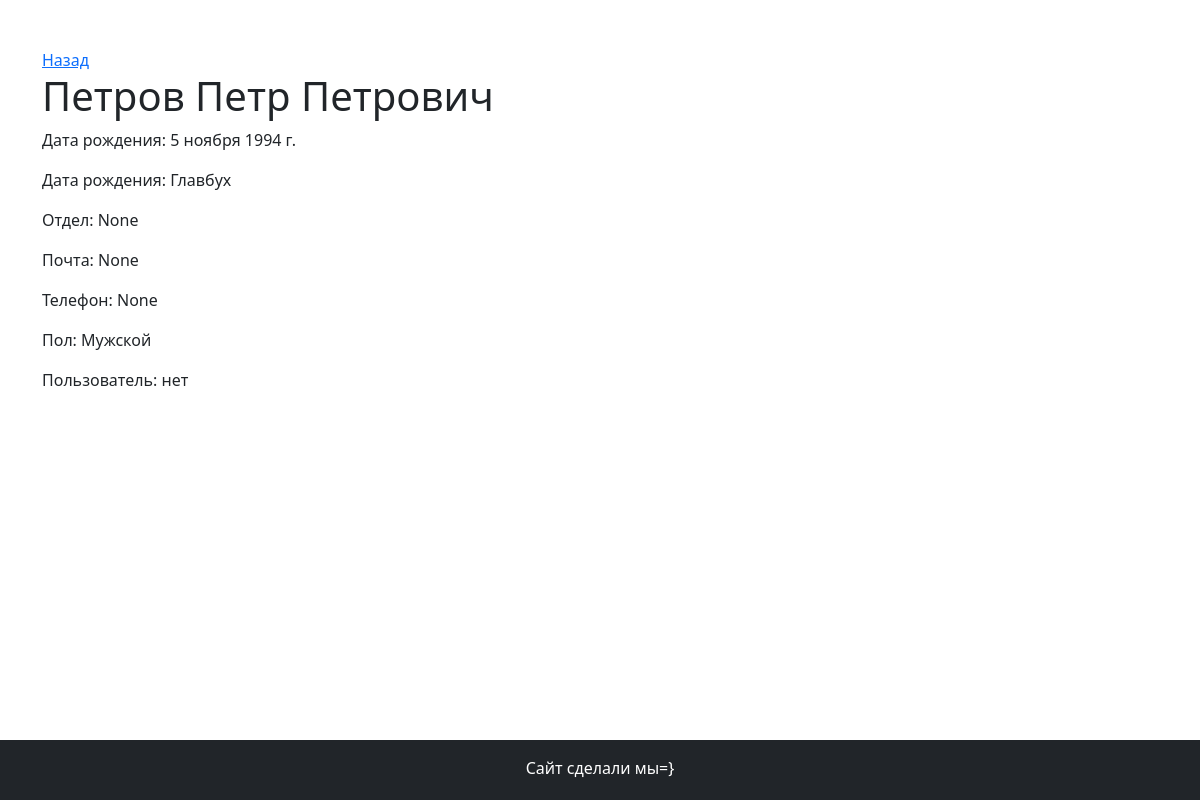
Page /2/ on the committed database.
### crm/models.py (models this page shows, shortened)
class Sotrudnic(models.Model):
    fio = models.CharField('ФИО', max_length=255, null=False, blank=False, db_index=True)
    data_rozdenia = models.DateField('Дата рождения', null=False, blank=False, db_index=True)
    dolznost = models.CharField('Должность', max_length=255, null=False, blank=False, db_index=True)
    otdel = models.ForeignKey(Otdel, verbose_name='Отдел', on_delete=models.SET_NULL, null=True, blank=True, db_index=True)
    email = models.EmailField('Почта', max_length=255, null=True,blank=True, db_index=True)
    telephone = models.CharField('Телефон', max_length=255, null=True,blank=True, db_index=True)
    pol = models.IntegerField('Пол',default=1, choices=POL_LIST, null=True,blank=True, db_index=True)
    user = models.OneToOneField(User, verbose_name='Пользователь', on_delete=models.SET_NULL, null=True, blank=True, db_index=True)
    adres_prozivania = models.CharField('Адрес проживания',  max_length=255, null=True,blank=True, db_index=True)
    photo = models.ImageField('Фото', null=True, blank=True, db_index=True)
    inn = models.CharField('ИНН', max_length=255, null=True,blank=True, db_index=True)
    passport_seria_nomer = models.CharField('Паспорт Серия и номер', max_length=255, null=True,blank=True, db_index=True)
    passport_vidan_kem_i_gde = models.CharField('Паспорт выдан когда и где', max_length=255, null=True,blank=True, db_index=True)
    def get_photo_admin(self):
        if self.photo:
            return safe(
                f'<a target="_black" href="{self.photo.url}"><img width=70 height=70 src="{self.photo.url}"></a>')
        return 'Нет'
    get_photo_admin.short_description = 'Фото'
    get_photo_admin.allow_tags = True
    class Meta:
        verbose_name = 'Сотрудника'
        verbose_name_plural = 'Сотрудники'

### crm/views.py (the view)
# urls.py: path('<id_sotrudnica>/', render_detail_sotrudnic, name='render_detail_sotrudnic'),
def render_detail_sotrudnic(request, id_sotrudnica):
    try:
        sotrudnic = Sotrudnic.objects.get(id=id_sotrudnica)
        return render(request, "crm/vibrani_sotrudnic.html", {"sotrudnic": sotrudnic})
    except Exception:
        return render(request, "crm/404.html", {})

### crm/templates/crm/vibrani_sotrudnic.html (shortened to what this page needs)
{% extends 'crm/base.html' %}
{% block Content %}
<div class="container py-5">
    <div class="row">
        <div class="col-12">
            <a href="/">Назад</a>
        </div>
        <div class="col-12">
            <h1> {{ sotrudnic.fio }} </h1>
        </div>
        <div class="col-12 {% if sotrudnic.photo %}col-md-6 {% else %}col-md-12{% endif %}">
            <p>Дата рождения: {{ sotrudnic.data_rozdenia }}</p>
            <p>Дата рождения: {{ sotrudnic.dolznost }}</p>
            <p>Отдел: {{ sotrudnic.otdel }}</p>
            <p>Почта: {{ sotrudnic.email }}</p>
            <p>Телефон: {{ sotrudnic.telephone }}</p>
            <p>Пол: {{ sotrudnic.get_pol_display }}</p>
            <p>Пользователь: {{ sotrudnic.user|default_if_none:'нет' }}</p>
        </div>
    </div>
</div>
{% endblock %}

### crm/static/crm/style.css (style rules this page uses)
html,body, .wrapper { height: 100%; }

### rows in the picture
Sotrudnic: fio "Петров Петр Петрович", data_rozdenia "5 ноября 1994 г.", dolznost "Главбух", otdel "None", email "None", telephone "None", pol "Мужской", user "нет"
